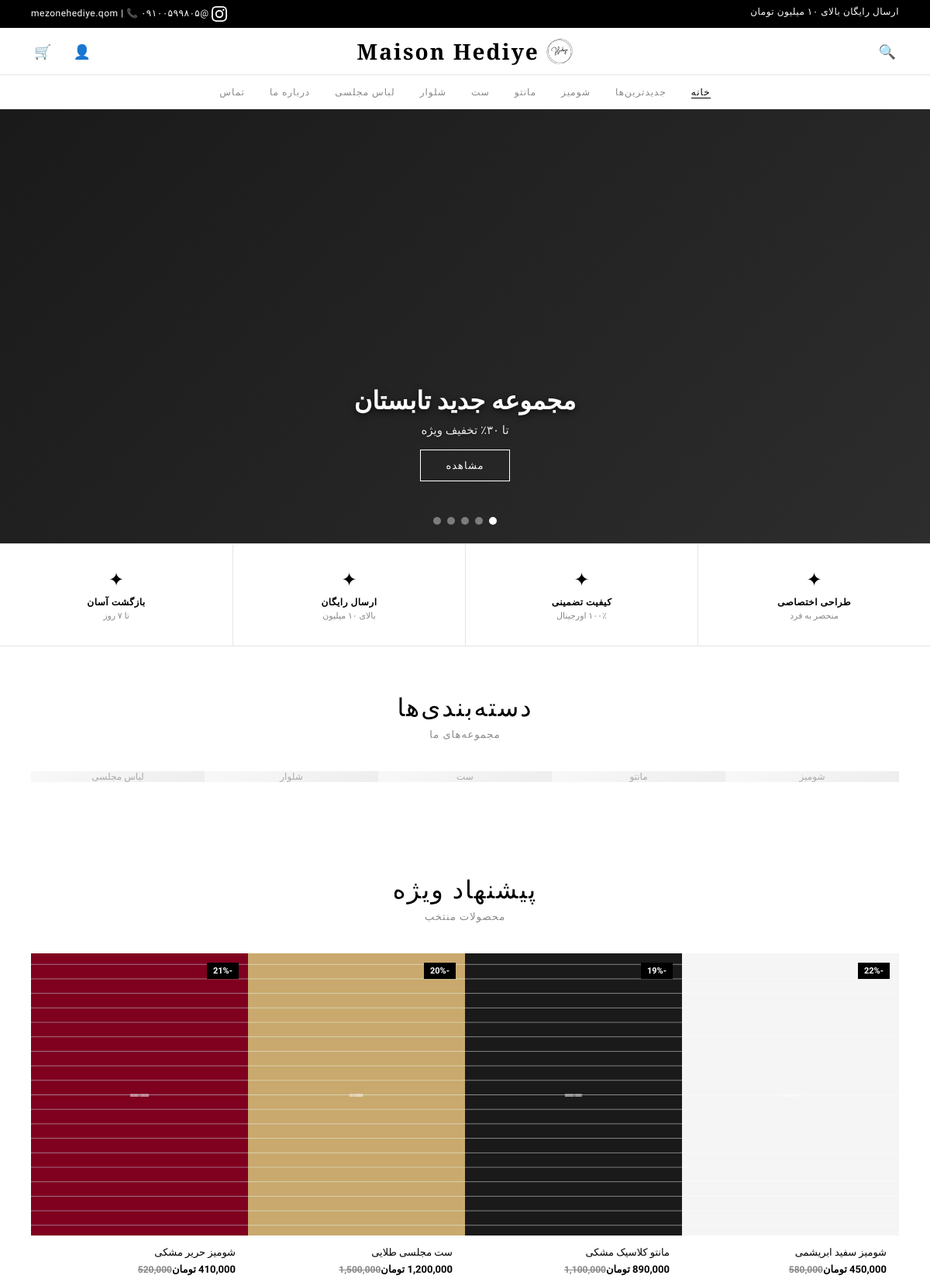
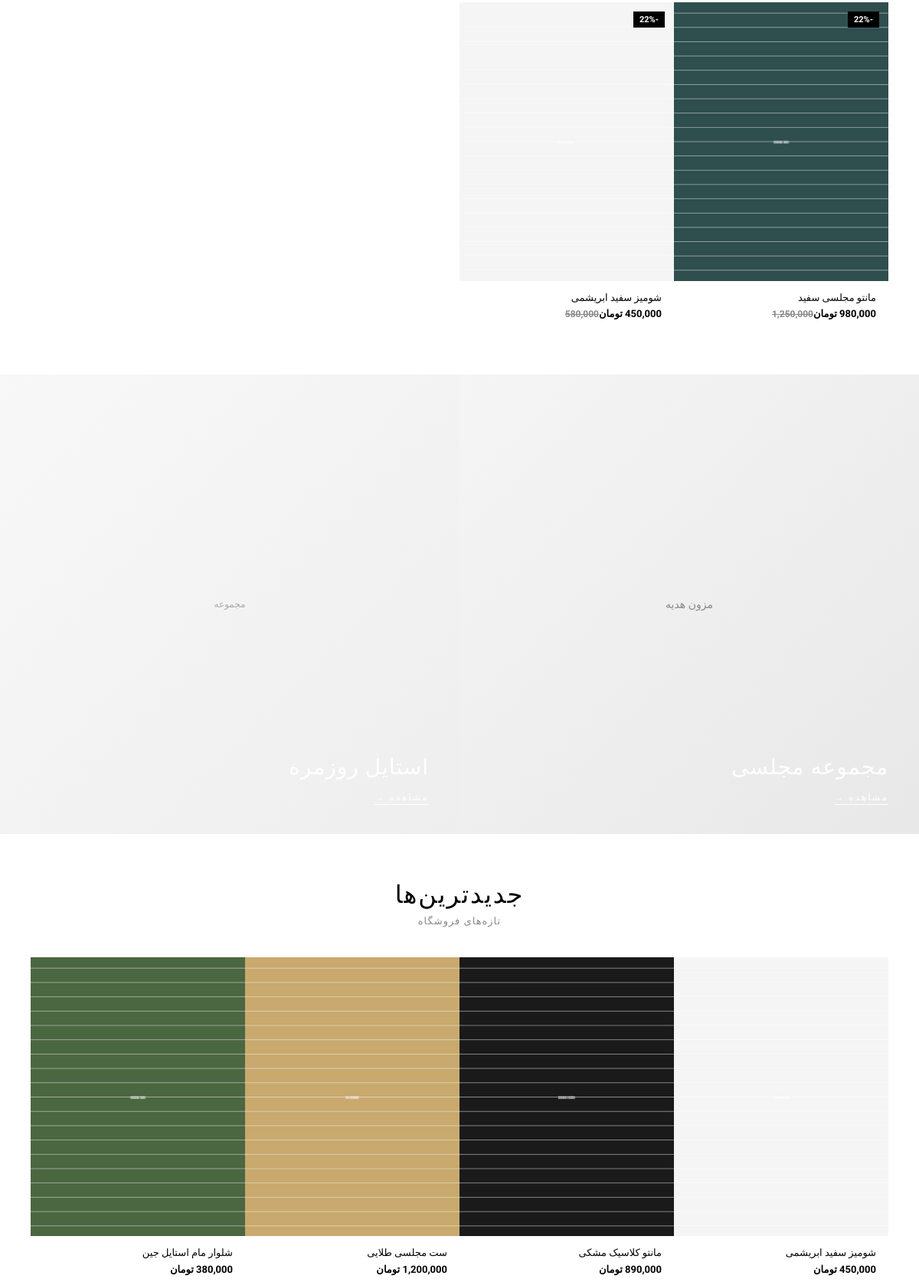
The page / (upper part) on the database its author committed (2 pictures, top to bottom).
### tables this page shows
CREATE TABLE categories (
            id INTEGER PRIMARY KEY AUTOINCREMENT,
            name TEXT NOT NULL,
            name_en TEXT,
            slug TEXT UNIQUE NOT NULL,
            icon TEXT
        );

CREATE TABLE banners (
            id INTEGER PRIMARY KEY AUTOINCREMENT,
            title TEXT,
            subtitle TEXT,
            image TEXT,
            link TEXT,
            is_active INTEGER DEFAULT 1,
            sort_order INTEGER DEFAULT 0,
            created_at TIMESTAMP DEFAULT CURRENT_TIMESTAMP
        );

CREATE TABLE products (
            id INTEGER PRIMARY KEY AUTOINCREMENT,
            name TEXT NOT NULL,
            description TEXT,
            price INTEGER NOT NULL,
            old_price INTEGER,
            category_id INTEGER,
            image TEXT,
            sizes TEXT DEFAULT 'S,M,L,XL',
            colors TEXT,
            stock INTEGER DEFAULT 100,
            discount INTEGER DEFAULT 0,
            is_featured INTEGER DEFAULT 0,
            is_active INTEGER DEFAULT 1,
            rating REAL DEFAULT 4.5,
            reviews_count INTEGER DEFAULT 0,
            created_at TIMESTAMP DEFAULT CURRENT_TIMESTAMP,
            FOREIGN KEY (category_id) REFERENCES categories(id)
        );

### app.py (the view)
@app.route('/')
def home():
    db = get_db()
    categories = db.execute('SELECT * FROM categories').fetchall()
    featured = db.execute('SELECT * FROM products WHERE is_featured = 1 AND is_active = 1 LIMIT 6').fetchall()
    products = db.execute('SELECT * FROM products WHERE is_active = 1 ORDER BY created_at DESC LIMIT 12').fetchall()
    settings = {row['key']: row['value'] for row in db.execute('SELECT * FROM settings').fetchall()}
    try:
        banners = db.execute('SELECT * FROM banners WHERE is_active = 1 ORDER BY sort_order ASC LIMIT 5').fetchall()
    except:
        banners = []
    return render_template('index.html', categories=categories, featured=featured,
                         products=products, settings=settings, banners=banners)

### app.py (called while the page is built)
def get_db():
    if 'db' not in g:
        g.db = sqlite3.connect(app.config['DATABASE'])
        g.db.row_factory = sqlite3.Row
    return g.db

@app.after_request
def add_security_headers(response):
    response.headers['X-Content-Type-Options'] = 'nosniff'
    response.headers['X-Frame-Options'] = 'SAMEORIGIN'
    response.headers['X-XSS-Protection'] = '1; mode=block'
    return response

### templates/index.html (shortened to what this page needs)
<!DOCTYPE html><html lang="fa" dir="rtl"><head>
</head>
<body>
<div class="ann" style="display:flex;justify-content:space-between;padding:8px 40px"><span>{{ settings.get('announcement', 'ارسال رایگان بالای ۱۰ میلیون تومان') }}</span><span> @mezonehediye.qom | 📞 ۰۹۱۰۰۵۹۹۸۰۵</span></div>
<header class="hdr">
<div class="hdr-top">
<div class="hdr-left">
<a href="/products" class="hdr-icon">🔍</a>
</div>
<div class="hdr-center">
<a href="/" style="display:flex;align-items:center;gap:8px"><img src="/static/images/logo.jpg" alt="{{ settings.get('shop_name', 'مزون هدیه') }}" style="height:36px;border-radius:50%"><span class="logo-text">{{ settings.get('shop_name_en', 'Maison Hediye') }}</span></a>
</div>
<div class="hdr-right">
<a href="/login" class="hdr-icon">👤</a>
<a href="/cart" class="hdr-icon">🛒</a>
</div>
</div>
<div class="nav">
<a href="/" class="active">خانه</a>
<a href="/products">جدیدترین‌ها</a>
{% for cat in categories %}
<a href="/products?category={{ cat.slug }}">{{ cat.name }}</a>
{% endfor %}
<a href="/about">درباره ما</a>
<a href="/contact">تماس</a>
</div>
</header>
{% if banners %}
<div class="hero" style="position:relative;height:70vh;min-height:400px;overflow:hidden">
{% for banner in banners %}
<div class="banner-slide" style="position:absolute;inset:0;opacity:{{ 1 if loop.first else 0 }};transition:opacity 0.5s" data-index="{{ loop.index0 }}">
  {% if banner.image and banner.image.startswith('data:') %}
  <img src="{{ banner.image }}" alt="" style="width:100%;height:100%;object-fit:cover">
  <div style="position:absolute;inset:0;background:linear-gradient(to bottom,transparent 40%,rgba(0,0,0,0.6))"></div>
  {% elif banner.image and 'linear-gradient' in banner.image %}
  <div style="width:100%;height:100%;background:{{ banner.image }}"></div>
  {% elif banner.image %}
  <img src="{{ banner.image }}" alt="" style="width:100%;height:100%;object-fit:cover">
  <div style="position:absolute;inset:0;background:linear-gradient(to bottom,transparent 40%,rgba(0,0,0,0.6))"></div>
  {% else %}
  <div style="width:100%;height:100%;background:linear-gradient(135deg,#1a1a1a,#2d2d2d)"></div>
  {% endif %}
  <div style="position:absolute;bottom:80px;left:0;right:0;text-align:center;color:#fff;padding:0 20px;z-index:2">
    {% if banner.title %}<div style="font-size:32px;font-weight:700;margin-bottom:10px;text-shadow:0 2px 8px rgba(0,0,0,0.7)">{{ banner.title }}</div>{% endif %}
    {% if banner.subtitle %}<div style="font-size:15px;margin-bottom:16px;opacity:0.9;text-shadow:0 1px 4px rgba(0,0,0,0.5)">{{ banner.subtitle }}</div>{% endif %}
    <a href="{{ banner.link or '/products' }}" style="display:inline-block;padding:12px 32px;border:1px solid #fff;color:#fff;font-size:13px;letter-spacing:1px;transition:all 0.3s">مشاهده</a>
  </div>
</div>
{% endfor %}
{% if banners|length > 1 %}
<div style="position:absolute;bottom:24px;left:0;right:0;display:flex;justify-content:center;gap:8px;z-index:10">
  {% for banner in banners %}
  <div class="banner-dot" style="width:10px;height:10px;border-radius:50%;background:{{ '#fff' if loop.first else 'rgba(255,255,255,0.4)' }};cursor:pointer" onclick="goToBanner({{ loop.index0 }})"></div>
  {% endfor %}
</div>
{% endif %}
</div>
{% endif %}
<div class="feats">
<div class="feat"><div class="feat-icon">✦</div><div class="feat-title">{{ settings.get("feature_1", "طراحی اختصاصی") }}</div><div class="feat-sub">{{ settings.get("feature_1_sub", "منحصر به فرد") }}</div></div>
<div class="feat"><div class="feat-icon">✦</div><div class="feat-title">{{ settings.get("feature_2", "کیفیت تضمینی") }}</div><div class="feat-sub">{{ settings.get("feature_2_sub", "۱۰۰٪ اورجینال") }}</div></div>
<div class="feat"><div class="feat-icon">✦</div><div class="feat-title">{{ settings.get("feature_3", "ارسال رایگان") }}</div><div class="feat-sub">{{ settings.get("feature_3_sub", "بالای ۱۰ میلیون") }}</div></div>
<div class="feat"><div class="feat-icon">✦</div><div class="feat-title">{{ settings.get("feature_4", "بازگشت آسان") }}</div><div class="feat-sub">{{ settings.get("feature_4_sub", "تا ۷ روز") }}</div></div>
</div>
{% if categories %}
<div class="section">
<div class="section-title">دسته‌بندی‌ها</div>
<div class="section-sub">مجموعه‌های ما</div>
<div class="cat-strip">
{% for cat in categories %}
<a href="/products?category={{ cat.slug }}" class="cat-item">
<div style="background:linear-gradient(135deg,#f8f8f8,#eee);height:100%;display:flex;align-items:center;justify-content:center;color:#aaa;font-size:12px">{{ cat.name }}</div>
</a>
{% endfor %}
</div>
</div>
{% endif %}
{% if featured %}
<div class="section">
<div class="section-title">پیشنهاد ویژه</div>
<div class="section-sub">محصولات منتخب</div>
<div class="pgrid">
{% for p in featured %}
<a href="/product/{{ p.id }}" class="pcard">
<div class="pcard-img">
{% if p.image %}
<img src="{{ p.image }}" onerror="this.style.display='none';this.nextElementSibling.style.display='flex'" alt="{{ p.name }}" class="main">
{% else %}
<div style="position:absolute;inset:0;background:linear-gradient(135deg,#f0f0f0,#e0e0e0)"></div>
{% endif %}
{% if p.discount %}<div class="pcard-badge">-{{ p.discount }}%</div>{% endif %}
</div>
<div class="pcard-info">
<div class="pcard-name">{{ p.name }}</div>
<div class="pcard-price">{{ "{:,}".format(p.price) }} تومان{% if p.old_price %}<span class="pcard-old">{{ "{:,}".format(p.old_price) }}</span>{% endif %}</div>
</div>
</a>
{% endfor %}
</div>
</div>
{% endif %}
<div class="editorial">
<div class="edit-item">
<div style="background:linear-gradient(135deg,#f5f5f5,#e8e8e8);height:100%;display:flex;align-items:center;justify-content:center;color:#888;font-size:14px">مزون هدیه</div>
<div class="edit-content">
<h3>مجموعه مجلسی</h3>
<a href="/products">مشاهده →</a>
</div>
</div>
<div class="edit-item">
<div style="background:linear-gradient(135deg,#f8f8f8,#eee);height:100%;display:flex;align-items:center;justify-content:center;color:#aaa;font-size:12px">مجموعه</div>
<div class="edit-content">
<h3>استایل روزمره</h3>
<a href="/products">مشاهده →</a>
</div>
</div>
</div>
{% if products %}
<div class="section">
<div class="section-title">جدیدترین‌ها</div>
<div class="section-sub">تازه‌های فروشگاه</div>
<div class="pgrid">
{% for p in products[:8] %}
<a href="/product/{{ p.id }}" class="pcard">
<div class="pcard-img">
{% if p.image %}
<img src="{{ p.image }}" onerror="this.style.display='none';this.nextElementSibling.style.display='flex'" alt="{{ p.name }}" class="main">
{% else %}
<div style="position:absolute;inset:0;background:linear-gradient(135deg,#f0f0f0,#e0e0e0)"></div>
{% endif %}
</div>
<div class="pcard-info">
<div class="pcard-name">{{ p.name }}</div>
<div class="pcard-price">{{ "{:,}".format(p.price) }} تومان</div>
</div>
</a>
{% endfor %}
</div>
</div>
{% endif %}
</body></html>

### templates/index.html (style rules this page uses)
* { margin:0;padding:0;box-sizing:border-box }
:root { --black:#000;--white:#fff;--gray:#888;--light:#f5f5f5;--border:#e5e5e5;--gold:#c9a96e;--rose:#b76e79 }
body { font-family:'Vazirmatn',sans-serif;color:var(--black);background:var(--white);-webkit-font-smoothing:antialiased }
a { color:inherit;text-decoration:none }
img { max-width:100%;display:block }
.ann { background:var(--black);color:var(--white);text-align:center;padding:8px 16px;font-size:12px;letter-spacing:0.5px }
.hdr { position:sticky;top:0;z-index:100;background:var(--white);border-bottom:1px solid var(--border) }
.hdr-top { display:flex;align-items:center;justify-content:space-between;padding:0 40px;height:60px }
.hdr-left { display:flex;align-items:center;gap:24px }
.hdr-center { position:absolute;left:50%;transform:translateX(-50%) }
.hdr-right { display:flex;align-items:center;gap:20px }
.logo-text { font-family:'Cormorant Garamond',serif;font-size:28px;font-weight:600;letter-spacing:2px }
.hdr-icon { font-size:18px;cursor:pointer;padding:4px;transition:opacity 0.2s }
.nav { display:flex;justify-content:center;gap:32px;padding:0 40px;border-top:1px solid var(--border);height:44px;align-items:center }
.nav a { font-size:12px;font-weight:500;letter-spacing:1px;text-transform:uppercase;color:var(--gray);transition:color 0.2s;position:relative }
.nav a:hover,.nav a.active { color:var(--black) }
.nav a.active::after { content:'';position:absolute;bottom:-1px;left:0;right:0;height:1px;background:var(--black) }
.hero { position:relative;height:85vh;min-height:500px;overflow:hidden }
.section { padding:60px 40px }
.section-title { font-family:'Cormorant Garamond',serif;font-size:32px;font-weight:400;text-align:center;margin-bottom:8px;letter-spacing:2px }
.section-sub { text-align:center;font-size:13px;color:var(--gray);margin-bottom:40px;letter-spacing:1px }
.cat-strip { display:flex;gap:0;overflow-x:auto;scrollbar-width:none }
.cat-item { flex:1;min-width:200px;position:relative;overflow:hidden;cursor:pointer }
.pgrid { display:grid;grid-template-columns:repeat(4,1fr);gap:0 }
.pcard { position:relative;cursor:pointer }
.pcard-img { position:relative;padding-top:130%;overflow:hidden;background:var(--light) }
.pcard-img img { position:absolute;inset:0;width:100%;height:100%;object-fit:cover;transition:opacity 0.4s }
.pcard-info { padding:12px 16px }
.pcard-name { font-size:13px;font-weight:400;margin-bottom:4px;line-height:1.5 }
.pcard-price { font-size:13px;font-weight:600 }
.pcard-old { font-size:12px;color:var(--gray);text-decoration:line-through;margin-left:8px }
.pcard-badge { position:absolute;top:12px;right:12px;font-size:11px;font-weight:600;padding:4px 8px;background:var(--black);color:var(--white) }
.editorial { display:grid;grid-template-columns:1fr 1fr;gap:0 }
.edit-item { position:relative;overflow:hidden;cursor:pointer }
@media (min-width:769px) { .edit-item { height:600px } }
.edit-content { position:absolute;bottom:40px;right:40px;color:var(--white) }
.edit-content h3 { font-family:'Cormorant Garamond',serif;font-size:28px;font-weight:300;margin-bottom:12px;letter-spacing:1px }
.edit-content a { font-size:12px;letter-spacing:2px;border-bottom:1px solid var(--white);padding-bottom:2px }
.feats { display:grid;grid-template-columns:repeat(4,1fr);border-top:1px solid var(--border);border-bottom:1px solid var(--border) }
.feat { text-align:center;padding:32px 16px;border-left:1px solid var(--border) }
.feat:last-child { border-left:none }
.feat-icon { font-size:24px;margin-bottom:8px }
.feat-title { font-size:12px;font-weight:600;letter-spacing:0.5px }
.feat-sub { font-size:11px;color:var(--gray);margin-top:4px }

### rows shown on the page
categories: name "شومیز"
categories: name "مانتو"
categories: name "ست"
categories: name "شلوار"
categories: name "لباس مجلسی"
banners: title "مجموعه جدید تابستان", subtitle "تا ۳۰٪ تخفیف ویژه"
banners: get "ارسال رایگان"
products: image (picture), discount "22", name "شومیز سفید ابریشمی", price "450,000", old_price "580,000"
products: image (picture), discount "19", name "مانتو کلاسیک مشکی", price "890,000", old_price "1,100,000"
products: image (picture), discount "20", name "ست مجلسی طلایی", price "1,200,000", old_price "1,500,000"
products: image (picture), discount "21", name "شومیز حریر مشکی", price "410,000", old_price "520,000"
products: image (picture), discount "22", name "مانتو مجلسی سفید", price "980,000", old_price "1,250,000"
products: image (picture), discount "22", name "شومیز سفید ابریشمی", price "450,000", old_price "580,000"
products: image (picture), name "شومیز سفید ابریشمی", price "450,000"
products: image (picture), name "مانتو کلاسیک مشکی", price "890,000"
products: image (picture), name "ست مجلسی طلایی", price "1,200,000"
products: image (picture), name "شلوار مام استایل جین", price "380,000"

### other values the page prints
{{ settings.get('announcement', 'ارسال رایگان بالای ۱۰ میلیون تومان') }} "ارسال رایگان بالای ۱۰ میلیون تومان"
{{ settings.get('shop_name_en', 'Maison Hediye') }} "Maison Hediye"
{{ settings.get("feature_1", "طراحی اختصاصی") }} "طراحی اختصاصی"
{{ settings.get("feature_1_sub", "منحصر به فرد") }} "منحصر به فرد"
{{ settings.get("feature_2", "کیفیت تضمینی") }} "کیفیت تضمینی"
{{ settings.get("feature_2_sub", "۱۰۰٪ اورجینال") }} "۱۰۰٪ اورجینال"
{{ settings.get("feature_3_sub", "بالای ۱۰ میلیون") }} "بالای ۱۰ میلیون"
{{ settings.get("feature_4", "بازگشت آسان") }} "بازگشت آسان"
{{ settings.get("feature_4_sub", "تا ۷ روز") }} "تا ۷ روز"
